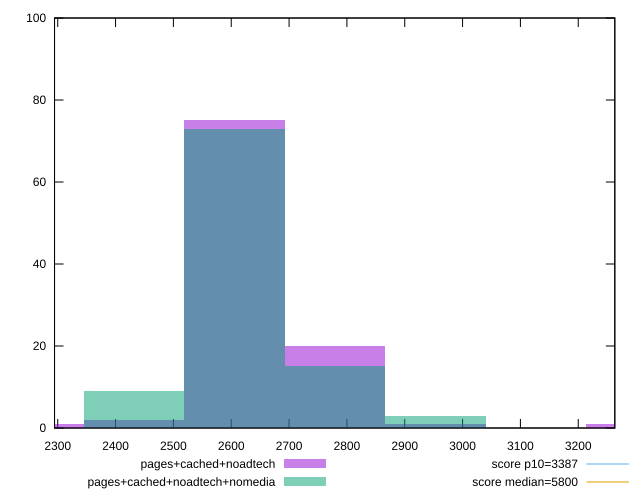

Write gnuplot code to recreate this figure.
reset

$pagesCachedNoadtech <<EOF
2605.9023072566624 75
2779.62912774044 20
2432.175486772885 2
3300.8095891917724 1
2258.448666289107 1
2953.355948224217 1
EOF

$pagesCachedNoadtechNomedia <<EOF
2432.175486772885 9
2605.9023072566624 73
2779.62912774044 15
2953.355948224217 3
EOF

set key outside below
set boxwidth 173.7268204837775
set xrange [2294.4706096358664:3263.244034238819]
set yrange [0:100]
set trange [0:100]
set style fill transparent solid 0.5 noborder

set parametric
set terminal svg size 640, 500 enhanced background rgb 'white'
set output "report_00021_2021-02-20T09:16:39.615Z/speed-index/comparison/histogram/2_vs_3.svg"

plot $pagesCachedNoadtech title "pages+cached+noadtech" with boxes, \
     $pagesCachedNoadtechNomedia title "pages+cached+noadtech+nomedia" with boxes, \
     3387,t title "score p10=3387", \
     5800,t title "score median=5800"

reset
